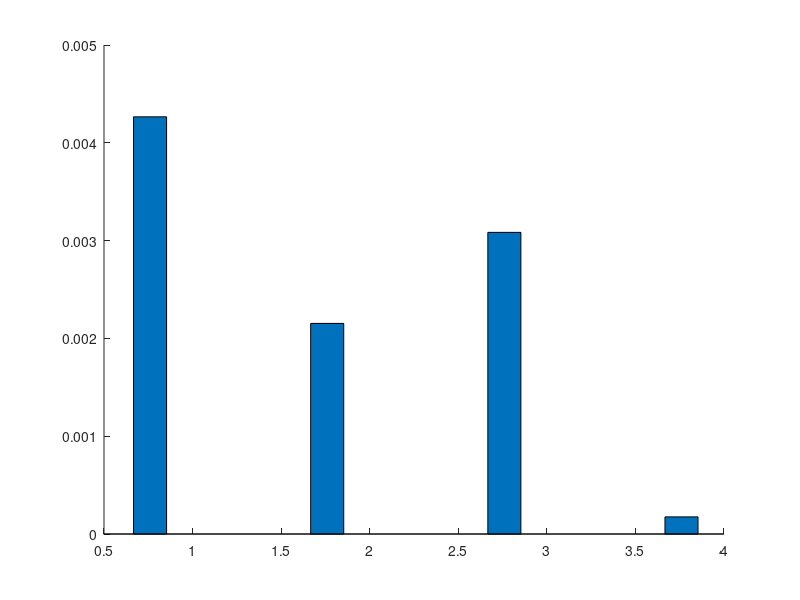

Write the MATLAB code that produced this figure. (Note: this script raises an error after producing the figure.)
clear variables

load("resnorm.mat")

color1 = "#8B5058";
color2 = "#525B7A";
color3 = "#EC9F79";
color4 = "#A781A2";
color5 = "#9FC2CC";

x0=10;
y0=10;
width=10;
height=6;


%% D7-14

y = zeros(4,3);

y(1,1) = resnorm.D7.PROT.SCF_IL7;
y(1,2) = resnorm.D7.CD4ISP.SCF_IL7;
y(1,3) = resnorm.D7.CD3N.SCF_IL7;

y(2,1) = resnorm.D7.PROT.IL3_IL7;
y(2,2) = resnorm.D7.CD4ISP.IL3_IL7;
y(2,3) = resnorm.D7.CD3N.IL3_IL7;

y(3,1) = resnorm.D7.PROT.IL7_TNFa;
y(3,2) = resnorm.D7.CD4ISP.IL7_TNFa;
y(3,3) = resnorm.D7.CD3N.IL7_TNFa;

y(4,1) = resnorm.D7.PROT.TNFa_CXCL12;
y(4,2) = resnorm.D7.CD4ISP.TNFa_CXCL12;
y(4,3) = resnorm.D7.CD3N.TNFa_CXCL12;

x = [1 2 3 4];

fig1 = figure(1);
set(fig1,"units","centimeters",'position',[x0,y0,width,height])

b = bar(x,y,'BarWidth',0.8,'GroupWidth',0.4);
% xticklabels({"SCF-IL7", "IL3-IL7","IL7-TNFa","TNFa-CXCL12"})
row1 = {"SCF" "IL-3" "IL7" "TNFa"};
row2 = {"IL-7" "IL-7" "TNFa" "CXCL12"};
labelArray = [row1; row2];
% labelArray = strjust(pad(labelArray),'left'); 
xticklabels(strtrim(sprintf('%s\\newline%s\n', labelArray{:})))

b(1).FaceColor = color1;
b(2).FaceColor = color2;
b(3).FaceColor = color3;

fontsize(12,"points")
% leg = legend("PROT","CD4ISP","CD3-");
% leg.Location = "bestoutside";
 ylabel(["Normalized", "residual norm"])

ax = gca;
ax.YAxis.Exponent = -3;

%% D14-28

y = zeros(3,3);

y(1,1) = resnorm.D14.CD3N.SCF_IL7;
y(1,2) = resnorm.D14.CD3P.SCF_IL7;
y(1,3) = resnorm.D14.SP.SCF_IL7;

y(2,1) = resnorm.D14.CD3N.IL3_IL7;
y(2,2) = resnorm.D14.CD3P.IL3_IL7;
y(2,3) = resnorm.D14.SP.IL3_IL7;

y(3,1) = resnorm.D14.CD3N.IL7_TNFa;
y(3,2) = resnorm.D14.CD3P.IL7_TNFa;
y(3,3) = resnorm.D14.SP.IL7_TNFa;

x = [1 2 3];

fig2 = figure(2);
set(fig2,"units","centimeters",'position',[x0,y0,width,height])
b = bar(x,y,'BarWidth',0.8,'GroupWidth',0.4);
% xticklabels({"SCF-IL7", "IL3-IL7","IL7-TNFa"})
row1 = {"SCF" "IL-3" "IL7"};
row2 = {"IL-7" "IL-7" "TNFa"};
labelArray = [row1; row2];
% labelArray = strjust(pad(labelArray),'left'); 
xticklabels(strtrim(sprintf('%s\\newline%s\n', labelArray{:})))

b(1).FaceColor = color3;
b(2).FaceColor = color4;
b(3).FaceColor = color5;

fontsize(12,"points")
% leg = legend("CD3-","CD3+","8SP");
% leg.Location = "bestoutside";
 ylabel(["Normalized", "residual norm"])

ax = gca;
ax.YAxis.Exponent = -3;

%% Export

file_name1 = "resnorm_D7.pdf";
file_name2 = "resnorm_D14.pdf";

exportgraphics(fig1,file_name1)
exportgraphics(fig2,file_name2)
